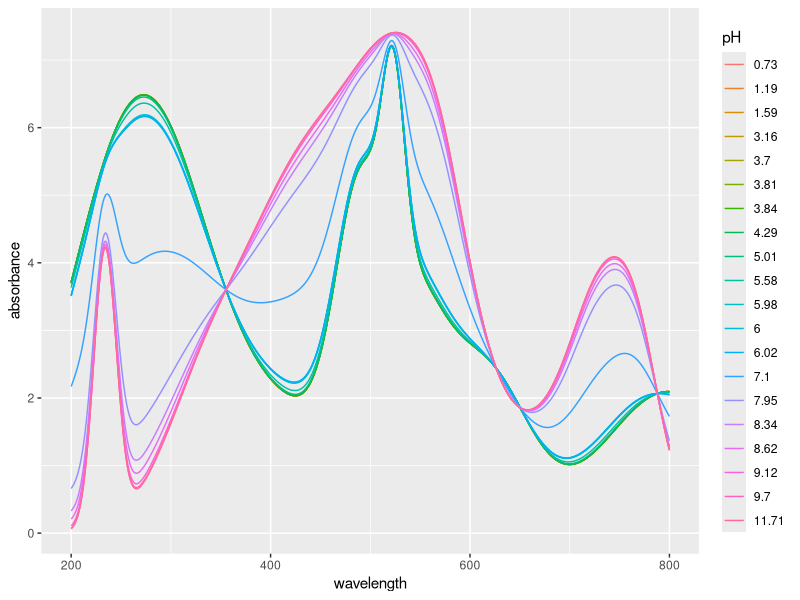

The R script that drew this image:
## ---- chunk 1
knitr::opts_chunk$set(echo = TRUE)
## ---- chunk 2
## Installing required packages
required_packages <- c("dplyr", "ggplot2", "tidyr", "knitr")
packages_to_install <- required_packages[!(required_packages %in% installed.packages()[,"Package"])]
if(length(packages_to_install)) install.packages(packages_to_install)
lapply(required_packages, require, character.only = TRUE)

## ---- chunk 3
#Function creates concentration matrix for given arguments, also returns pK values and total concentration
conc_matrix <- function(n_pk, pH, pK=runif(n_pk,0,14), ctot=1) {
  pK <- sort(pK) #pKa values must in ascending order
  K <- 10^-(pK)
  H <- 10^-pH
  cmat <- matrix(nrow=length(H),ncol=(n_pk+1))
  nazivnik <- vector("numeric", length(pH))
  for (i in 1:(n_pk+1)) {
    fac <- H^(i-1)
    if (i!=n_pk+1) {
      for (j in 1:(n_pk+1-i)) {
        fac <- fac*K[j]
      }
    }
    cmat[,(n_pk+2-i)] <- fac 
    nazivnik <- nazivnik+fac
  }
  cmat <- cmat/nazivnik*ctot
  names(pK) <- paste("pKa",1:n_pk, sep="_")
  return(list(cmat=cmat, pK=pK, ctot=ctot))
}

#GaussF creates Gauss function with maximum peak (height), position (mu) and spread (sigma)
GaussF <- function(height,mu,sigma, start=200, finish=800) {
  x <- start:finish
  G <- height*exp(-1/2*((x-mu)/sigma)^2)
}

#G_spectra creates spectrum of pure specie, by summing Gaussian functions
#Arguments sd_sf and max are vectors of 2 elements- minimum and maximum for runif
#n_pik represents number of peaks in spectrum
G_spectra <- function(n_pik=sample(1:10,1), start=200, finish=800, sd_sf=c(10,80), max=c(0.5,5)) {
  spectra <- vector("numeric", (finish-start+1))
  for (i in 1:n_pik) {
    pik <- sample(start:finish,1)
    sd <- runif(1,sd_sf[1],sd_sf[2])
    height <- runif(1,max[1],max[2])
    spectra <- spectra+GaussF(height,pik,sd,start,finish)
  }
  return(spectra)
}

#Function creates matrix of pure species spectra for given number of pKa values
pure_spec <- function(n_pk, start=200, finish=800, ...) {
  n_pk <- n_pk+1
  all_spectra <- matrix(nrow=n_pk, ncol=(finish-start+1))
  for (i in 1:n_pk) {
    all_spectra [i,] <- G_spectra(start=start, finish=finish, ...)
  }
  colnames(all_spectra) <- paste(start:finish, " nm", sep="")
  rownames(all_spectra) <- paste("form",1:n_pk, sep="_")
  return(all_spectra)
}

#Function creates complete data of spectra for given pKas and pH
#Returns spectra, pH, pK and pure species spectra
spectras <- function(n_pk, pH, pK=runif(n_pk,0,14), ctot=1, ...) {
  pure_spectra <- pure_spec(n_pk, ...)
  c_list <- conc_matrix(n_pk,pH, pK, ctot)
  c_matrix <- c_list$cmat
  spectra <- c_matrix %*% pure_spectra
  colnames(spectra) <- colnames(pure_spectra)
  rownames(spectra) <- paste("sample", seq_along(pH), sep="_")
  names(pH) <- paste("sample", seq_along(pH), sep="_")
  return(list(spectra=spectra, pK=c_list$pK, pH=pH, pure_spectra=pure_spectra))
}
## ---- chunk 4
i <- 1
sseed <- 10
set.seed(sseed)
pH <- runif(20,0,14)
x <- spectras(i, pH, pK=runif(i,0,14))
s <- as.data.frame(x$spectra)
names(s) <- 200:800
m <- ncol(s)
s <- s %>%
  gather(wavelength,absorbance) %>%
  mutate(pH=as.factor(rep(round(pH,2),601))) %>%
  mutate(wavelength=as.numeric(wavelength))
g <- ggplot(s, aes(x=wavelength, y=absorbance, group=pH, color=pH))
g+geom_line()
  
f <- data.frame(pK=paste("pKa", 1:i, sep=""), value=round(x$pK,2))  
kable(f)
